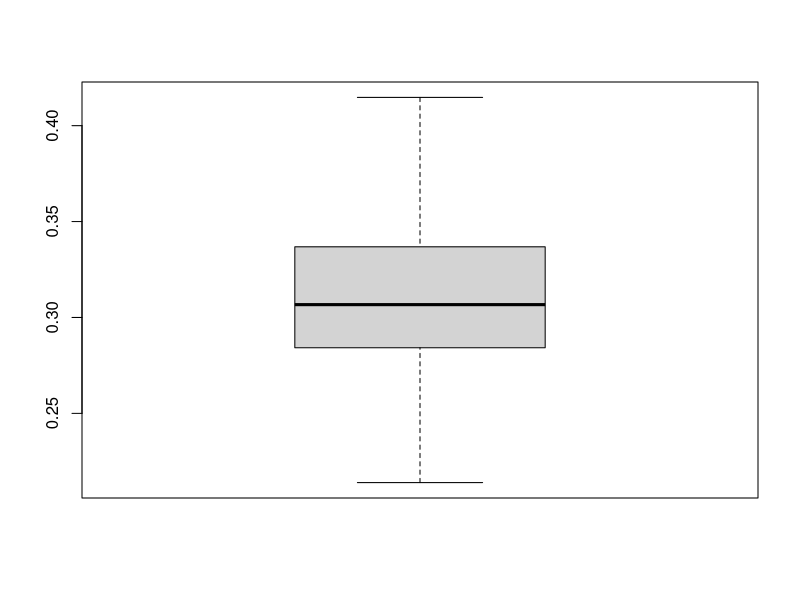

The R source for this figure: (Note: this script raises an error after producing the figure.)
#Génaration de l'échantillon
n <- 100
mu <- runif(1, min=1.5, max=3)
sigma <- runif(1)
pi <- runif(1)
theta <- c(mu, sigma, pi)

a <- sample(c(1:100), 1)
c <- 1/(2*a) #densité loi uniforme

phi <- rnorm(n, mu, sigma) #densité loi normale

p <- pi * phi + (1-pi) * c #densité mélange

boxplot(p)


#Algorithme EM
EM <- function() {
  gamma <- NULL
  i <- 0
  #Initial guesses : 
  mu.hat <- runif(1, min=1.5, max=3)
  sigma.hat <- runif(1)
  pi.hat <- runif(1)
  
  epsilon <- 0.05 #convergence estimée
  
  repeat {
    i <- i + 1
    #1 Expectation Step : compute the responsabilities
    gamma <- cbind(gamma,(pi.hat[i]*rnorm(n, mu.hat[i], sigma.hat[i]))/(pi.hat[i]*rnorm(n, mu.hat[i], sigma.hat[i]) + (1-pi.hat[i]) * c))
    
    #2 Maximization Step : compute the weighted means and variances
    mu.num <- 0
    gamma.sum <- 0
    for (j in 1:n) {
      mu.num <- mu.num + gamma[j, i] * p[j]
      gamma.sum <- gamma.sum + gamma[j, i]
    }
    mu.hat[i+1] <- mu.num/gamma.sum
    
    sigma.num <- 0
    for (j in 1:n) {
      sigma.num <- sigma.num + gamma[j,i] * (p[j] - mu.hat[i+1])^2
    }
    sigma.hat[i+1] <- sqrt(sigma.num/gamma.sum) #prend des valeurs négatives
    
    pi.hat[i+1] <- gamma.sum/n
    
    #print(pi.hat[i+1])
    
    #Condition d'arrêt
    if(abs(pi.hat[i] - pi.hat[i+1])<=epsilon || i==50){
      theta.hat$mu <- mu.hat 
      theta.hat$sigma <- sigma.hat
      theta.hat$pi <- pi.hat
      break
    }
  }
theta.hat
}

theta.hat <- EM()

#Différentes initialisations :
it <- 10
theta.hat <- vector(length = it)
for(i in 1:it) {
  theta.hat[i] <- EM()
}
